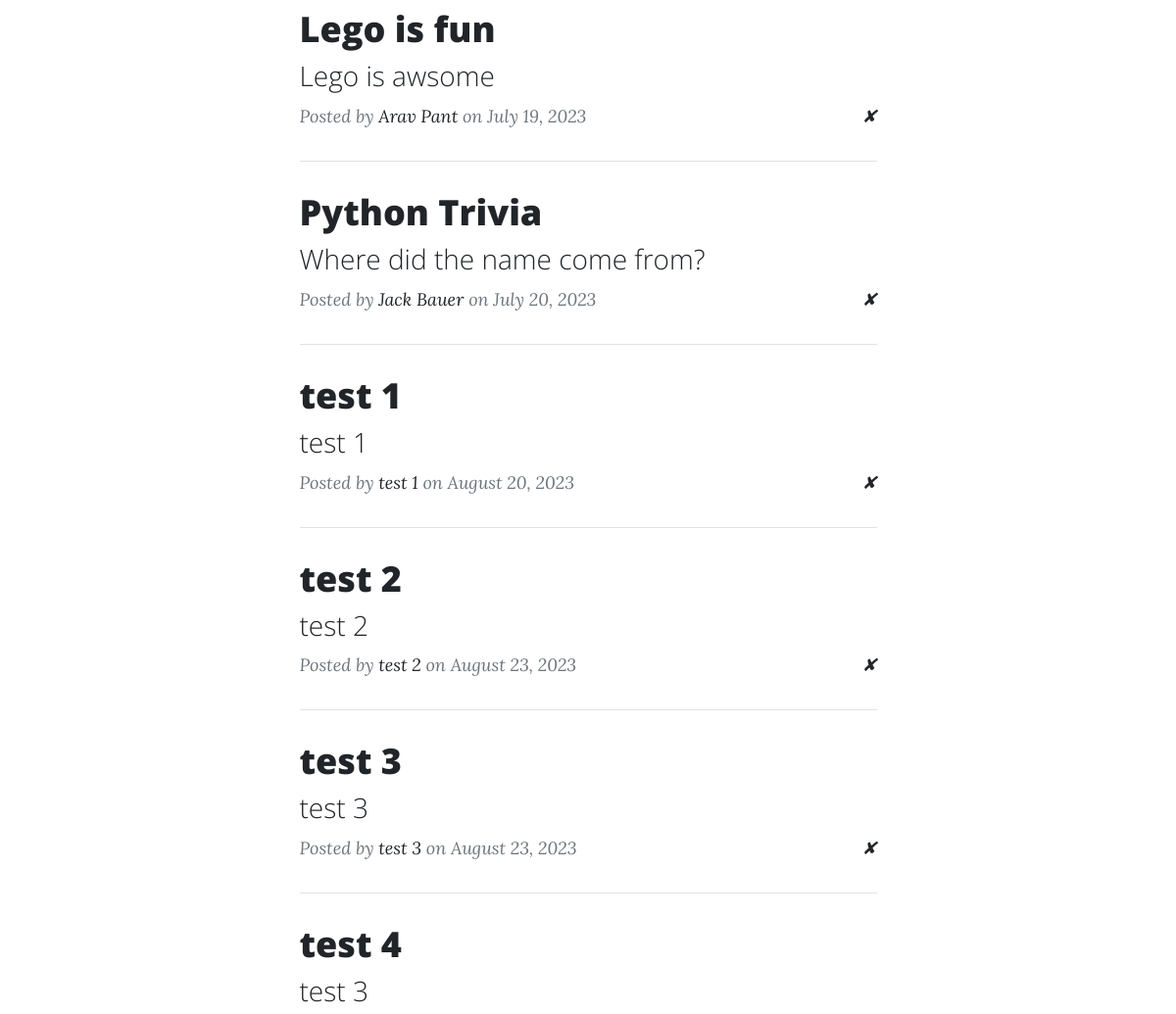
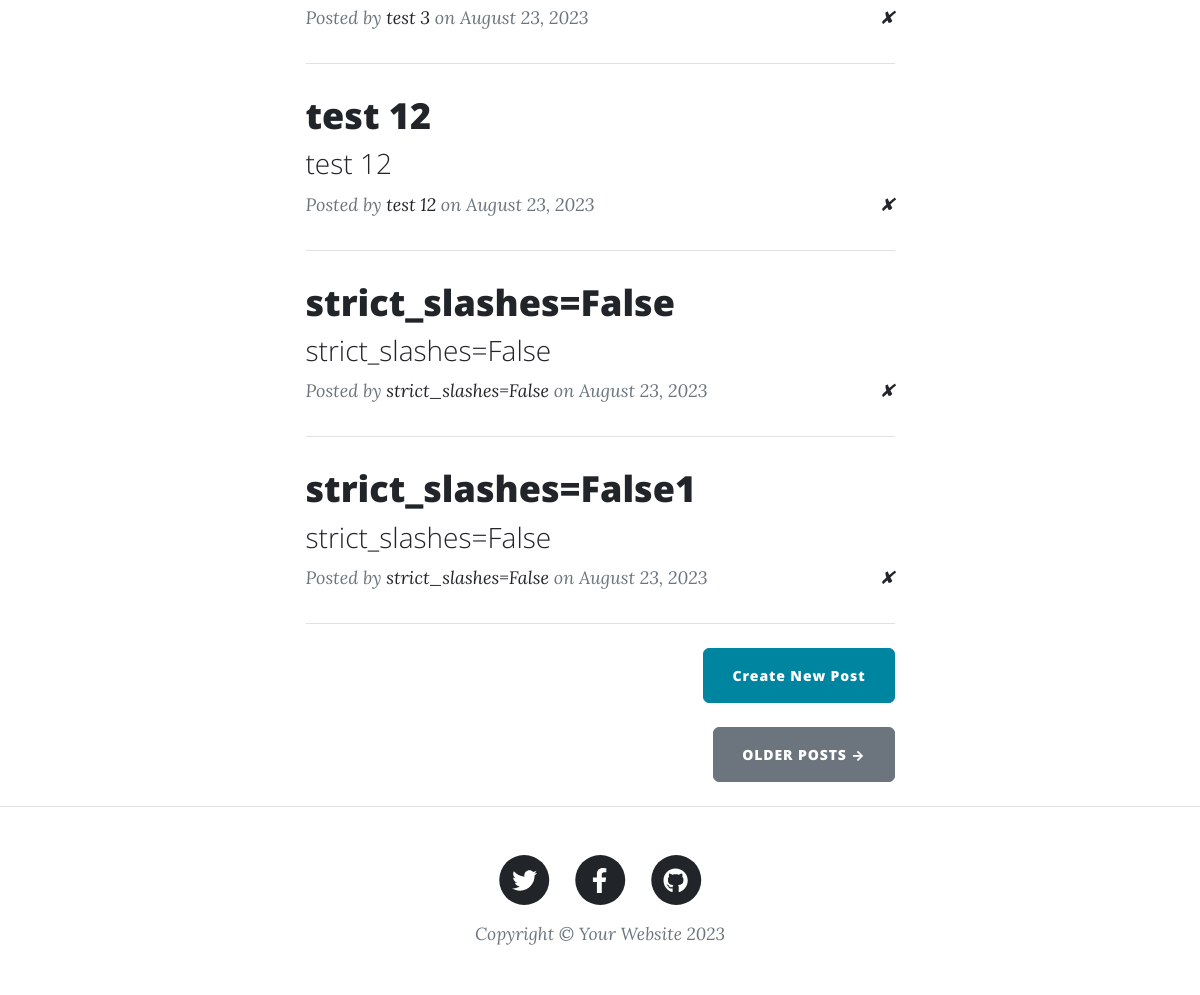
The app's page / (lower part), older data (2 pictures, top to bottom).
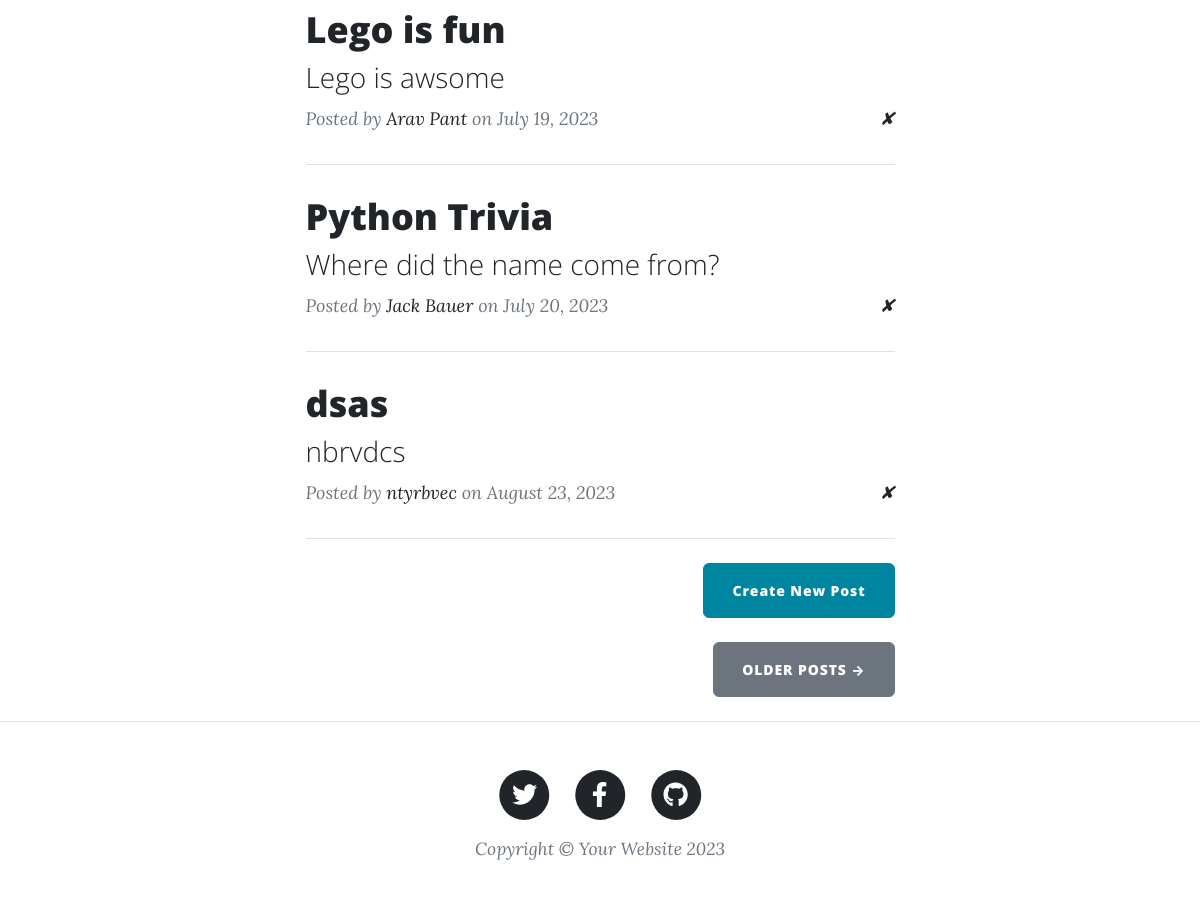
The same page, newer data.
### main.py (models this page shows)
class BlogPost(db.Model):
    id = db.Column(db.Integer, primary_key=True)
    title = db.Column(db.String(250), unique=True, nullable=False)
    subtitle = db.Column(db.String(250), nullable=False)
    date = db.Column(db.String(250), nullable=False)
    body = db.Column(db.Text, nullable=False)
    author = db.Column(db.String(250), nullable=False)
    img_url = db.Column(db.String(250), nullable=False)

### main.py (the view)
@app.route("/")
def get_all_posts():
    posts = db.session.execute(db.select(BlogPost)).scalars().all()
    return render_template("index.html", all_posts=posts), 200

### templates/index.html (shortened to what this page needs)
{% include "header.html" %}
<div class="container px-4 px-lg-5">
  <div class="row gx-4 gx-lg-5 justify-content-center">
    <div class="col-md-10 col-lg-8 col-xl-7">
      {% for post in all_posts %}
      <div class="post-preview">
        <a href="{{ url_for('show_post', post_id=post.id) }}">
          <h2 class="post-title">{{ post.title }}</h2>
          <h3 class="post-subtitle">{{ post.subtitle }}</h3>
        </a>
        <p class="post-meta">
          Posted by
          <a href="#">{{post.author}}</a>
          on {{post.date}}
          <a style="float:right" href="{{ url_for('delete_post', post_id=post.id) }}">✘</a>
        </p>
      </div>
      <hr class="my-4" />
      {% endfor %}
      <div class="d-flex justify-content-end mb-4">
        <a
          class="btn btn-primary float-right"
          href="{{ url_for('add_new_post') }}"
          >Create New Post</a
        >
      </div>
      <div class="d-flex justify-content-end mb-4">
        <a class="btn btn-secondary text-uppercase" href="#!">Older Posts →</a>
      </div>
    </div>
  </div>
</div>
{% include "footer.html" %}

### templates/header.html (shortened to what this page needs)
<!DOCTYPE html>
<html lang="en">
  <head>
    {% block styles %}
    {{ bootstrap.load_css() }}
    <link
      href="{{ url_for('static', filename='css/styles.css') }}"
      rel="stylesheet"
    />
    {% endblock %}
  </head>
  <body>

### templates/footer.html (shortened to what this page needs)
        <footer class="border-top">
          <div class="container px-4 px-lg-5">
              <div class="row gx-4 gx-lg-5 justify-content-center">
                  <div class="col-md-10 col-lg-8 col-xl-7">
                      <ul class="list-inline text-center">
                          <li class="list-inline-item">
                              <a href="#!">
                                  <span class="fa-stack fa-lg">
                                      <i class="fas fa-circle fa-stack-2x"></i>
                                      <i class="fab fa-twitter fa-stack-1x fa-inverse"></i>
                                  </span>
                              </a>
                          </li>
                          <li class="list-inline-item">
                              <a href="#!">
                                  <span class="fa-stack fa-lg">
                                      <i class="fas fa-circle fa-stack-2x"></i>
                                      <i class="fab fa-facebook-f fa-stack-1x fa-inverse"></i>
                                  </span>
                              </a>
                          </li>
                          <li class="list-inline-item">
                              <a href="#!">
                                  <span class="fa-stack fa-lg">
                                      <i class="fas fa-circle fa-stack-2x"></i>
                                      <i class="fab fa-github fa-stack-1x fa-inverse"></i>
                                  </span>
                              </a>
                          </li>
                      </ul>
                      <div class="small text-center text-muted fst-italic">Copyright &copy; Your Website 2023</div>
                  </div>
              </div>
          </div>
      </footer>
  </body>
</html>

Row changes from the older to the newer data that the page shows:
removed BlogPost: title "test 2", subtitle "test 2", author "test 2", date "August 23, 2023"
removed BlogPost: title "test 3", subtitle "test 3", author "test 3", date "August 23, 2023"
removed BlogPost: title "test 4", subtitle "test 3", author "test 3", date "August 23, 2023"
removed BlogPost: title "test 12", subtitle "test 12", author "test 12", date "August 23, 2023"
removed BlogPost: title "strict_slashes=False", subtitle "strict_slashes=False", author "strict_slashes=False", date "August 23, 2023"
removed BlogPost: title "strict_slashes=False1", subtitle "strict_slashes=False", author "strict_slashes=False", date "August 23, 2023"
changed BlogPost: title "test 1" → "dsas"; subtitle "test 1" → "nbrvdcs"; author "test 1" → "ntyrbvec"; date "August 20, 2023" → "August 23, 2023"
